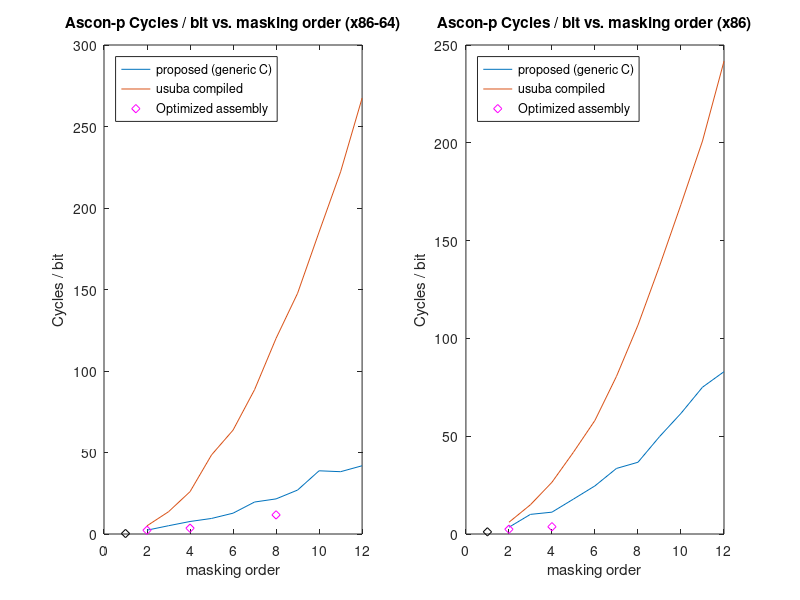

This chart was generated by the following MATLAB code:
load("opt_masking_64.mat")

load("benchmark_64.mat")

subplot(1,2,1)
plot(d, gc, d, uc, 2, y0, 'dm', 4, y1, 'dm', 8, y2, 'dm', 1, 0.301477, 'dk')

title("Ascon-p Cycles / bit vs. masking order (x86-64)")
xlabel("masking order")
ylabel("Cycles / bit")
legend("proposed (generic C)", "usuba compiled", "Optimized assembly", "Location", 'northwest')

load("opt_masking_32.mat")

load("benchmark_32.mat")

subplot(1,2,2)
plot(d, gc, d, uc, 2, y0, 'dm', 4, y1, 'dm', 1, 1.093541, 'dk')

title("Ascon-p Cycles / bit vs. masking order (x86)")
xlabel("masking order")
ylabel("Cycles / bit")
legend("proposed (generic C)", "usuba compiled", "Optimized assembly", "Location", 'northwest')
